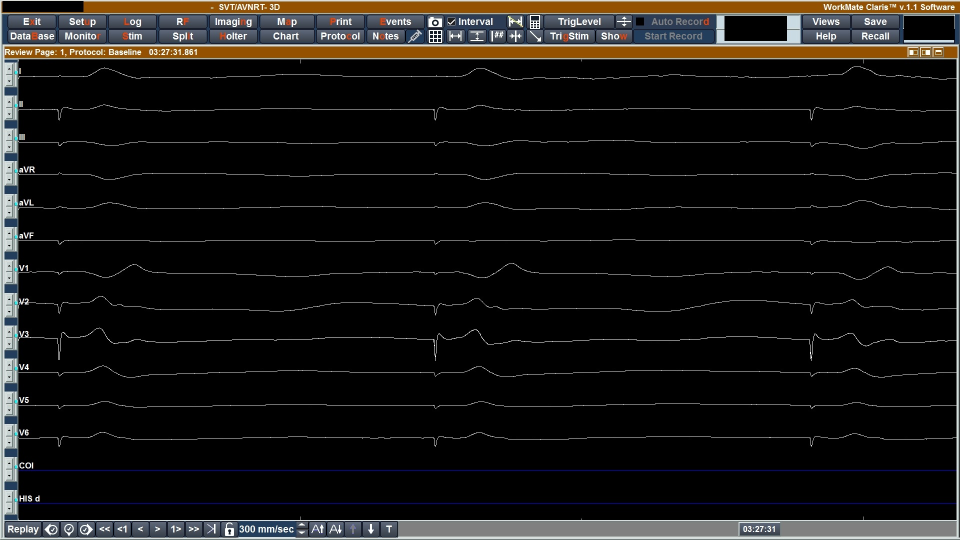
#> input picture input/P5_1.JPG, 1920 x 1080 px (shown at 1/2 size); its folder holds only this picture in this run
$ python -i extract_ecg_clean.py   (imports and definitions only)
#> lines starting #> are read from the running program, lines starting #| are printed output that depends on the picture; after the words box and inside, x2 and y2 are one past the last pixel; in counts of white or black regions, pixels touching at a corner belong together
from pathlib import Path

import cv2
import numpy as np
import pandas as pd


LEADS = ["I", "II", "III", "aVR", "aVL", "aVF", "V1", "V2", "V3", "V4", "V5", "V6"]

DEFAULT_MS_PER_PX = 200.0 / 226.0


# [5 lines left out: function read_image, not called in this run]


def find_plot_box(img):
    gray = cv2.cvtColor(img, cv2.COLOR_BGR2GRAY)
    h, w = gray.shape

    x_a = int(w * 0.04)
    x_b = int(w * 0.96)

    row_dark_ratio = np.mean(gray[:, x_a:x_b] < 15, axis=1)
    rows = np.where(row_dark_ratio > 0.85)[0]
    rows = rows[rows > int(h * 0.08)]

    if len(rows) == 0:
        y0 = 100
        y1 = h - 45
    else:
        y0 = int(rows.min())
        y1 = int(rows.max())

    col_dark_ratio = np.mean(gray[y0:y1, :] < 15, axis=0)
    cols = np.where(col_dark_ratio > 0.70)[0]

    if len(cols) == 0:
        x0 = 30
        x1 = w - 30
    else:
        x0 = int(cols.min())
        x1 = int(cols.max())

    x0 = max(0, x0 + 2)
    x1 = min(w - 1, x1 - 2)

    return x0, x1, y0, y1


def make_signal_mask(img):
    hsv = cv2.cvtColor(img, cv2.COLOR_BGR2HSV)
    gray = cv2.cvtColor(img, cv2.COLOR_BGR2GRAY)

    mask = (hsv[:, :, 2] > 90) & (hsv[:, :, 1] < 90) & (gray > 70)

    return mask.astype(bool)


def remove_vertical_grid(mask, y0, y1):
    result = mask.copy()
    col_counts = result[y0:y1, :].sum(axis=0)

    bad_cols = np.where(col_counts > 120)[0]

    for x in bad_cols:
        result[y0:y1, max(0, x - 1):x + 2] = False

    return result


def remove_small_components(mask, min_area=4):
    cleaned = mask.copy().astype(np.uint8)

    num_labels, labels, stats, _ = cv2.connectedComponentsWithStats(cleaned, connectivity=8)

    for i in range(1, num_labels):
        area = stats[i, cv2.CC_STAT_AREA]

        if area < min_area:
            cleaned[labels == i] = 0

    return cleaned.astype(bool)


def remove_text_components(mask, x0, x1, y0, y1):
    cleaned = mask.copy()

    label_x1 = min(x1, x0 + 85)
    roi = cleaned[y0:y1, x0:label_x1].astype(np.uint8)

    num_labels, labels, stats, _ = cv2.connectedComponentsWithStats(roi, connectivity=8)

    for i in range(1, num_labels):
        x, y, w, h, area = stats[i]

        aspect = w / max(h, 1)

        is_long_ecg_line = aspect > 4.0 and h <= 6 and w >= 14

        is_text_like = (
            area <= 500
            and w <= 55
            and h <= 40
            and not is_long_ecg_line
        )

        if is_text_like:
            roi[labels == i] = 0

    cleaned[y0:y1, x0:label_x1] = roi.astype(bool)

    return cleaned


def close_small_horizontal_gaps(mask, x0, x1, y0, y1):
    cleaned = mask.copy().astype(np.uint8)

    roi = cleaned[y0:y1, x0:x1]

    kernel = cv2.getStructuringElement(cv2.MORPH_RECT, (7, 1))
    roi = cv2.morphologyEx(roi, cv2.MORPH_CLOSE, kernel)

    cleaned[y0:y1, x0:x1] = roi

    return cleaned.astype(bool)


def smooth_1d(values, sigma=3.0):
    radius = max(1, int(4 * sigma))
    xs = np.arange(-radius, radius + 1)

    kernel = np.exp(-(xs ** 2) / (2 * sigma ** 2))
    kernel /= kernel.sum()

    return np.convolve(values, kernel, mode="same")


def find_baselines(mask, x0, x1, y0, y1, n_leads=12):
    crop = mask[y0:y1, x0:x1]

    profile = crop.sum(axis=1).astype(float)
    profile = smooth_1d(profile, sigma=3.0)

    candidates = []

    for i in range(2, len(profile) - 2):
        if profile[i] >= profile[i - 1] and profile[i] > profile[i + 1]:
            candidates.append((i + y0, profile[i]))

    if not candidates:
        step = (y1 - y0) / 14.0
        return [int(y0 + step * (i + 1)) for i in range(n_leads)]

    threshold = max(np.percentile(profile, 85), profile.max() * 0.15)
    candidates = [(y, score) for y, score in candidates if score >= threshold]
    candidates = sorted(candidates, key=lambda p: p[1], reverse=True)

    chosen = []
    min_dist = max(30, int((y1 - y0) / 22))

    for y, score in candidates:
        if all(abs(y - yy) >= min_dist for yy in chosen):
            chosen.append(int(y))

        if len(chosen) >= n_leads:
            break

    chosen = sorted(chosen)

    if len(chosen) < n_leads:
        if len(chosen) >= 2:
            spacing = int(round(np.median(np.diff(chosen))))

            while len(chosen) < n_leads:
                chosen.append(chosen[-1] + spacing)
        else:
            step = (y1 - y0) / 14.0
            chosen = [int(y0 + step * (i + 1)) for i in range(n_leads)]

    return chosen[:n_leads]


def interpolate_nans(arr):
    arr = np.asarray(arr, dtype=float)
    idx = np.arange(len(arr))

    valid = np.isfinite(arr)

    if valid.sum() == 0:
        return np.zeros_like(arr)

    if valid.sum() == 1:
        return np.full_like(arr, arr[valid][0])

    return np.interp(idx, idx[valid], arr[valid])


def weighted_center_from_pixels(gray, x, ys):
    if len(ys) == 0:
        return np.nan

    ys = np.asarray(ys, dtype=int)

    weights = gray[ys, x].astype(float)
    weights = np.maximum(weights - 35.0, 0.0)

    if weights.sum() <= 0:
        return float(np.mean(ys))

    return float(np.sum(ys * weights) / np.sum(weights))


def vertical_segments(ys):
    if len(ys) == 0:
        return []

    ys = np.asarray(ys, dtype=int)
    ys.sort()

    segments = []

    start = int(ys[0])
    prev = int(ys[0])

    for y in ys[1:]:
        y = int(y)

        if y <= prev + 1:
            prev = y
        else:
            segments.append((start, prev))
            start = y
            prev = y

    segments.append((start, prev))

    return segments


def choose_segment_by_previous(segments, prev_y):
    if not segments:
        return None

    best = None
    best_distance = None

    for top, bottom in segments:
        if top <= prev_y <= bottom:
            distance = 0.0
        else:
            distance = min(abs(top - prev_y), abs(bottom - prev_y))

        if best_distance is None or distance < best_distance:
            best_distance = distance
            best = (top, bottom)

    return best


def pick_y_near_previous(gray, mask, x, y_top, y_bottom, prev_y, prev_prev_y, baseline, gap_len):
    ys = np.where(mask[y_top:y_bottom, x])[0] + y_top

    if len(ys) == 0:
        return np.nan

    segments = vertical_segments(ys)

    if prev_y is None:
        best_segment = None
        best_score = None

        for top, bottom in segments:
            center = (top + bottom) / 2.0
            score = abs(center - baseline)

            if best_score is None or score < best_score:
                best_score = score
                best_segment = (top, bottom)

        if best_segment is None:
            return np.nan

        top, bottom = best_segment
        return weighted_center_from_pixels(gray, x, np.arange(top, bottom + 1))

    segment = choose_segment_by_previous(segments, prev_y)

    if segment is None:
        return np.nan

    top, bottom = segment
    height = bottom - top + 1

    if prev_prev_y is None or not np.isfinite(prev_prev_y):
        trend = 0.0
    else:
        trend = prev_y - prev_prev_y

    if height >= 3:
        if trend > 0.25:
            return float(bottom)

        if trend < -0.25:
            return float(top)

        top_distance = abs(top - prev_y)
        bottom_distance = abs(bottom - prev_y)

        if bottom - prev_y >= 6.0 and top_distance <= 3.0:
            return float(bottom)

        if prev_y - top >= 6.0 and bottom_distance <= 3.0:
            return float(top)

        if prev_y > baseline + 1.0:
            return float(bottom)

        if prev_y < baseline - 1.0:
            return float(top)

    return weighted_center_from_pixels(gray, x, np.arange(top, bottom + 1))


def find_start_y(gray, mask, x0, x1, y0, y1, baseline):
    start_x0 = min(x1 - 1, x0 + 100)
    start_x1 = min(x1, x0 + 260)

    best = None

    for x in range(start_x0, start_x1):
        ys = np.where(mask[y0:y1, x])[0] + y0

        if len(ys) == 0:
            continue

        close = ys[np.abs(ys - baseline) <= 8]

        if len(close) == 0:
            close = ys[np.abs(ys - baseline) <= 15]

        if len(close) == 0:
            continue

        y = weighted_center_from_pixels(gray, x, close)
        score = abs(y - baseline)

        if best is None or score < best[0]:
            best = (score, x, y)

    if best is not None:
        return int(best[1]), float(best[2])

    return start_x0, float(baseline)


def trace_line(gray, mask, x0, x1, y0, y1, baseline, start_x, start_y, direction):
    values = {}

    prev_prev_y = None
    prev_y = start_y
    gap_len = 0

    if direction > 0:
        x_range = range(start_x, x1)
    else:
        x_range = range(start_x, x0 - 1, -1)

    for x in x_range:
        y = pick_y_near_previous(
            gray=gray,
            mask=mask,
            x=x,
            y_top=y0,
            y_bottom=y1,
            prev_y=prev_y,
            prev_prev_y=prev_prev_y,
            baseline=baseline,
            gap_len=gap_len,
        )

        if np.isfinite(y):
            values[x] = y
            prev_prev_y = prev_y
            prev_y = y
            gap_len = 0
        else:
            values[x] = np.nan
            gap_len += 1

            if gap_len > 20:
                prev_prev_y = prev_y
                prev_y = 0.9 * prev_y + 0.1 * baseline

    return values


def extract_lead(gray, mask, baseline, x0, x1, y0, y1):
    y_values = np.full(x1 - x0, np.nan, dtype=float)

    start_x, start_y = find_start_y(
        gray=gray,
        mask=mask,
        x0=x0,
        x1=x1,
        y0=y0,
        y1=y1,
        baseline=baseline,
    )

    right_values = trace_line(
        gray=gray,
        mask=mask,
        x0=x0,
        x1=x1,
        y0=y0,
        y1=y1,
        baseline=baseline,
        start_x=start_x,
        start_y=start_y,
        direction=1,
    )

    left_values = trace_line(
        gray=gray,
        mask=mask,
        x0=x0,
        x1=x1,
        y0=y0,
        y1=y1,
        baseline=baseline,
        start_x=start_x,
        start_y=start_y,
        direction=-1,
    )

    for x, y in left_values.items():
        y_values[x - x0] = y

    for x, y in right_values.items():
        y_values[x - x0] = y

    y_values = interpolate_nans(y_values)

    amplitude = baseline - y_values

    return amplitude


def extract_image(img, ms_per_px=DEFAULT_MS_PER_PX, return_raw=False):
    x0, x1, y0, y1 = find_plot_box(img)

    gray = cv2.cvtColor(img, cv2.COLOR_BGR2GRAY)

    mask = make_signal_mask(img)
    mask = remove_vertical_grid(mask, y0, y1)
    mask = remove_text_components(mask, x0, x1, y0, y1)
    mask = remove_small_components(mask, min_area=4)
    mask = close_small_horizontal_gaps(mask, x0, x1, y0, y1)

    baseline_x0 = min(x1 - 100, x0 + 80)
    baselines = find_baselines(mask, baseline_x0, x1, y0, y1, n_leads=len(LEADS))

    leads_data = {}

    for i, lead in enumerate(LEADS):
        base = baselines[i]

        signal = extract_lead(
            gray=gray,
            mask=mask,
            baseline=base,
            x0=x0,
            x1=x1,
            y0=y0,
            y1=y1,
        )

        leads_data[lead] = signal

    raw_time = np.arange(x1 - x0, dtype=float) * ms_per_px
    out_time = np.arange(0.0, np.floor(raw_time[-1]) + 1.0, 1.0)

    result = {"time_ms": out_time}

    for lead in LEADS:
        result[lead] = np.interp(out_time, raw_time, leads_data[lead])

    df = pd.DataFrame(result)

    df["time_ms"] = df["time_ms"].round(0).astype(float)

    for lead in LEADS:
        df[lead] = df[lead].round(0).astype(int)

    if return_raw:
        return df, mask, baselines, (x0, x1, y0, y1), leads_data

    return df, mask, baselines, (x0, x1, y0, y1)


# [147 lines left out: functions detect_r_peaks, estimate_bpm, save_debug, iter_image_paths, process_folder, not called in this run]

>>> import cv2
>>> picture = cv2.imread('input/P5_1.JPG')
#> picture is the input picture: shape (1080, 1920, 3); mean B, G, R 19.8, 21.6, 23.2
>>> result = extract_image(picture)
#> in find_plot_box, `row_dark_ratio = np.mean(gray[:, x_a:x_b] < 15, axis=1)`: row_dark_ratio = 1080 values, max 1 at index 127, min 0 at index 0, mean 0.849
#> in find_plot_box, `rows = np.where(row_dark_ratio > 0.85)[0]`: rows = 904 values from 58 to 1039
#> in find_plot_box, `rows = rows[rows > int(h * 0.08)]`: rows = 903 values from 119 to 1039
#> in find_plot_box, `y0 = int(rows.min())`: y0 = 119
#> in find_plot_box, `y1 = int(rows.max())`: y1 = 1039
#> in find_plot_box, `col_dark_ratio = np.mean(gray[y0:y1, :] < 15, axis=0)`: col_dark_ratio = 1920 values, max 1 at index 1919, min 0 at index 0, mean 0.961
#> in find_plot_box, `cols = np.where(col_dark_ratio > 0.70)[0]`: cols = 1877 values from 37 to 1919
#> in find_plot_box, `x0 = int(cols.min())`: x0 = 37
#> in find_plot_box, `x1 = int(cols.max())`: x1 = 1919
#> in find_plot_box, `x0 = max(0, x0 + 2)`: x0 = 39
#> in find_plot_box, `x1 = min(w - 1, x1 - 2)`: x1 = 1917
#> in extract_image, `x0, x1, y0, y1 = find_plot_box(img)`: x0 = 39; x1 = 1917; y0 = 119; y1 = 1039
#> in make_signal_mask, `mask = (hsv[:, :, 2] > 90) & (hsv[:, :, 1] < 90) & (gray > 70)`:
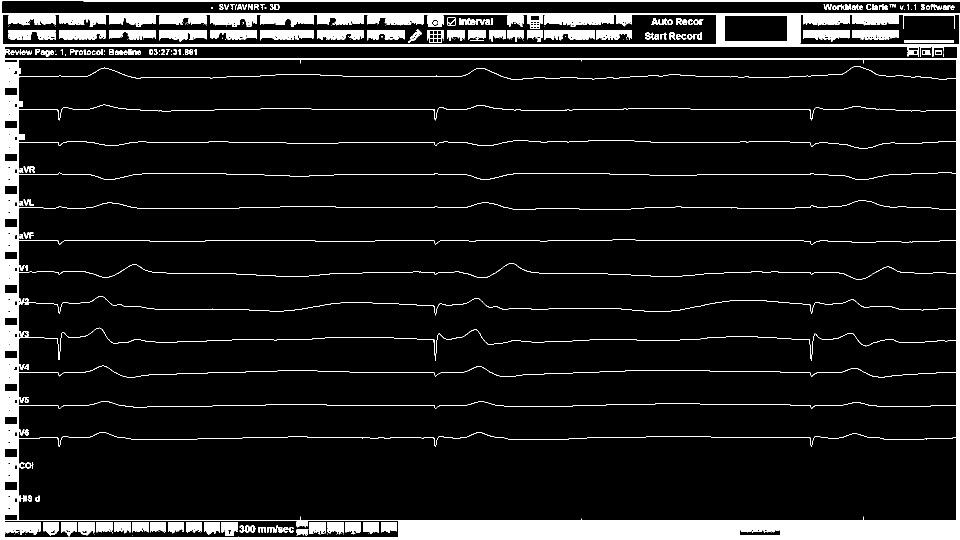
#> mask: shape (1080, 1920) bool (shown at 1/2 size); 9.7% white; 309 white regions (117 under 20 px), largest, box (x1, y1, x2, y2) and area: (0, 0, 1920, 1080) 139199, (1089, 31, 1228, 54) 2339, (521, 60, 628, 81) 1783
#> in remove_vertical_grid, `col_counts = result[y0:y1, :].sum(axis=0)`: col_counts = 1920 values, max 920 at index 0, min 0 at index 1919, mean 30.72
#> in remove_vertical_grid, `bad_cols = np.where(col_counts > 120)[0]`: bad_cols = 44 values from 0 to 1918
#> the loop in remove_vertical_grid, `for x in bad_cols:` made 44 passes
#> x on passes 38 to 44: 40, 1913, 1914, 1915, 1916, 1917, 1918
#> after the loop in remove_vertical_grid, `for x in bad_cols:`:
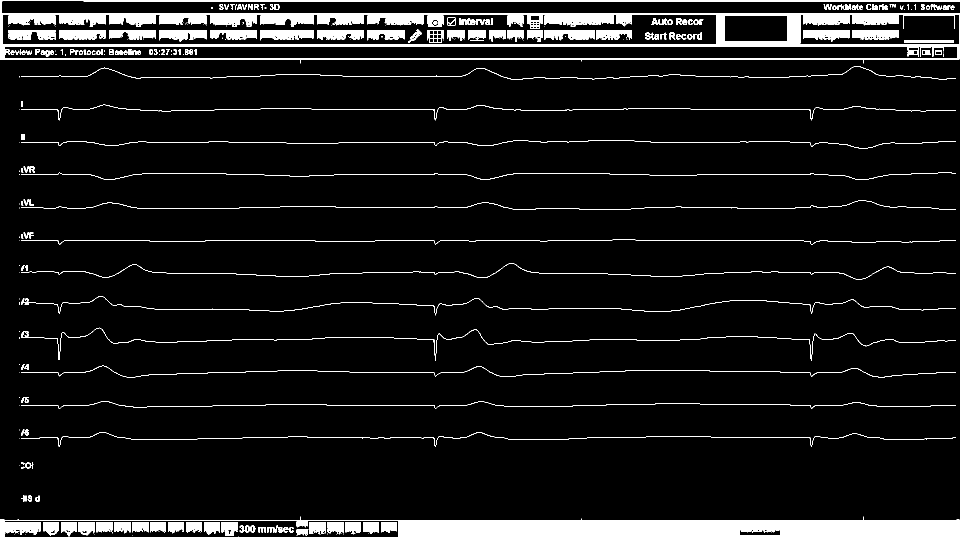
#> result: shape (1080, 1920) bool (shown at 1/2 size); 8.1% white; 342 white regions (141 under 20 px), largest, box (x1, y1, x2, y2) and area: (0, 1033, 1920, 1080) 50246, (0, 0, 1920, 127) 31585, (42, 655, 1912, 722) 2363
#> in remove_text_components, `label_x1 = min(x1, x0 + 85)`: label_x1 = 124
#> in remove_text_components, `num_labels, labels, stats, _ = cv2.connectedComponentsWithStats(roi, c..`:
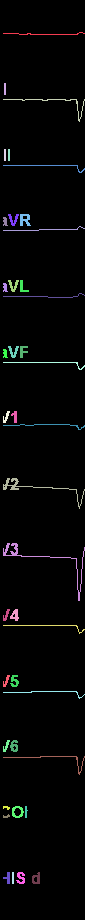
#> labels: shape (920, 85) int32; 41 distinct labels, from 0 to 40; one colour per label, 0 black
#> in remove_text_components, `num_labels, labels, stats, _ = cv2.connectedComponentsWithStats(roi, c..`: num_labels = 41; stats = 41 rows, first 6: [0, 0, 85, 920, 75514], [3, 32, 82, 3, 85], [4, 83, 2, 12, 24], [3, 99, 82, 23, 126], [4, 149, 2, 12, 24], [8, 149, 2, 12, 24]
#> the loop in remove_text_components, `for i in range(1, num_labels):` made 40 passes
#> (x, y, w, h, area, aspect, is_long_ecg_line, is_text_like) on passes 1 to 8: (3, 32, 82, 3, 85, 27.33, True, False), (4, 83, 2, 12, 24, 0.167, False, True), (3, 99, 82, 23, 126, 3.57, False, False), (4, 149, 2, 12, 24, 0.167, False, True), (8, 149, 2, 12, 24, 0.167, False, True), (3, 165, 82, 8, 92, 10.25, False, False), (8, 214, 11, 12, 62, 0.917, False, True), (20, 214, 11, 12, 87, 0.917, False, True)
#> after the loop in remove_text_components, `for i in range(1, num_labels):`:
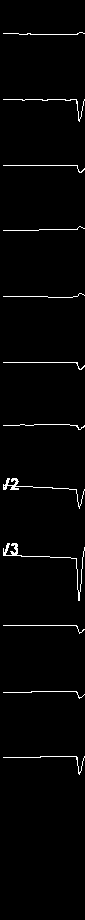
#> roi: shape (920, 85); values 0 (black) and 1 (white), 1.8% white in thin lines or dots, all inside (x1, y1, x2, y2) = (3, 32, 85, 775)
#> in remove_small_components, `num_labels, labels, stats, _ = cv2.connectedComponentsWithStats(cleane..`:
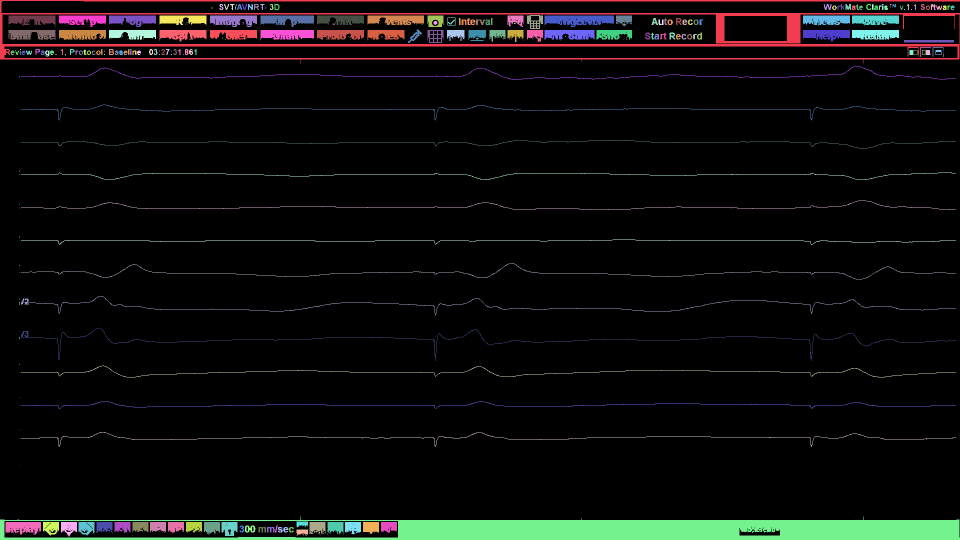
#> labels: shape (1080, 1920) int32 (shown at 1/2 size); 315 distinct labels, from 0 to 314; one colour per label, 0 black
#> in remove_small_components, `num_labels, labels, stats, _ = cv2.connectedComponentsWithStats(cleane..`: num_labels = 315; stats = 315 rows, first 6: [0, 2, 1920, 1073, 1907685], [0, 0, 1920, 127, 31585], [439, 8, 8, 12, 62], [448, 8, 10, 12, 53], [460, 8, 9, 12, 43], [470, 8, 3, 12, 16]
#> the loop in remove_small_components, `for i in range(1, num_labels):` made 314 passes
#> area on passes 1 to 3: 31585, 62, 53
#> in close_small_horizontal_gaps, `cleaned[y0:y1, x0:x1] = roi`:
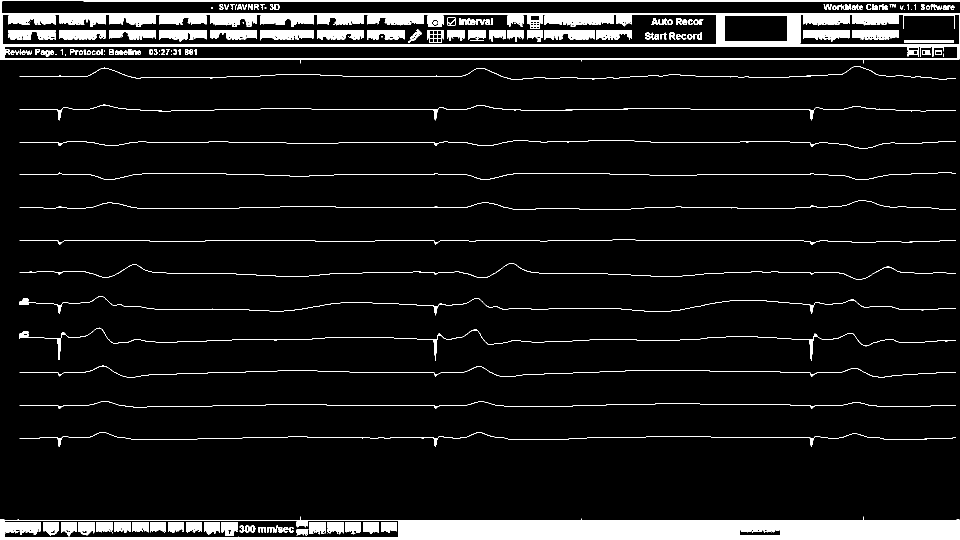
#> cleaned: shape (1080, 1920) (shown at 1/2 size); values 0 (black) and 1 (white), 8.1% white; 198 white regions (23 under 20 px), largest, box (x1, y1, x2, y2) and area: (0, 1033, 1920, 1080) 50246, (0, 0, 1920, 127) 31585, (38, 655, 1912, 722) 2849
#> in extract_image, `baseline_x0 = min(x1 - 100, x0 + 80)`: baseline_x0 = 119
#> in find_baselines, `crop = mask[y0:y1, x0:x1]`:
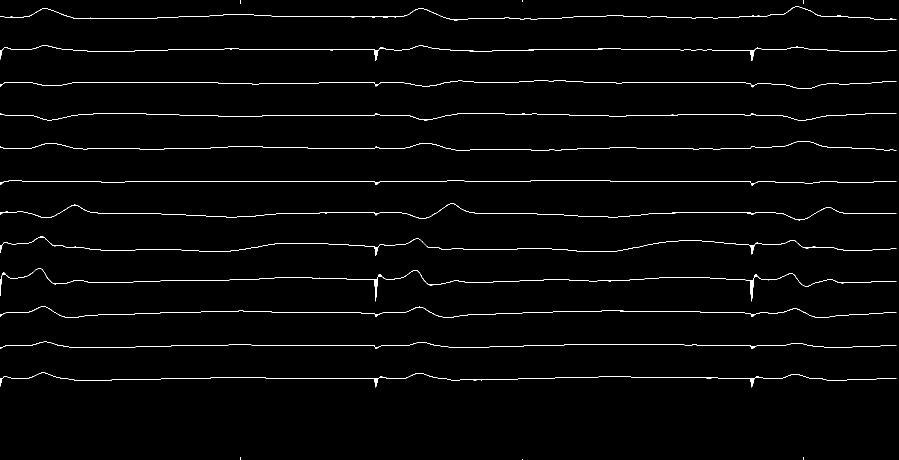
#> crop: shape (920, 1798) bool (shown at 1/2 size); 1.5% white in thin lines or dots
#> in find_baselines, `profile = crop.sum(axis=1).astype(float)`: profile = 920 values, max 1043 at index 362, min 0 at index 8, mean 26.22
#> in find_baselines, `profile = smooth_1d(profile, sigma=3.0)`: profile = 920 values, max 229.3 at index 362, min 0 at index 53, mean 26.21
#> after the loop in find_baselines, `for i in range(2, len(profile) - 2):`: candidates = [(122, 2.08), (153, 178.9), (218, 218.7), (284, 200), (349, 193.3), (415, 190.1), (481, 229.3), (546, 165.1), (608, 77.69), (617, 119.1), (679, 153.6), (744, 166.6), (810, 200.5), (875, 202.2), (1036, 1.59)]
#> in find_baselines, `threshold = max(np.percentile(profile, 85), profile.max() * 0.15)`: threshold = 70.9
#> in find_baselines, `candidates = [(y, score) for y, score in candidates if score >= thresh..`: candidates = [(153, 178.9), (218, 218.7), (284, 200), (349, 193.3), (415, 190.1), (481, 229.3), (546, 165.1), (608, 77.69), (617, 119.1), (679, 153.6), (744, 166.6), (810, 200.5), (875, 202.2)]
#> in find_baselines, `candidates = sorted(candidates, key=lambda p: p[1], reverse=True)`: candidates = [(481, 229.3), (218, 218.7), (875, 202.2), (810, 200.5), (284, 200), (349, 193.3), (415, 190.1), (153, 178.9), (744, 166.6), (546, 165.1), (679, 153.6), (617, 119.1), (608, 77.69)]
#> in find_baselines, `min_dist = max(30, int((y1 - y0) / 22))`: min_dist = 41
#> the loop in find_baselines, `for y, score in candidates:` made 12 passes
#> after the loop in find_baselines, `for y, score in candidates:`: chosen = [481, 218, 875, 810, 284, 349, 415, 153, 744, 546, 679, 617]
#> in find_baselines, `chosen = sorted(chosen)`: chosen = [153, 218, 284, 349, 415, 481, 546, 617, 679, 744, 810, 875]
#> in extract_image, `baselines = find_baselines(mask, baseline_x0, x1, y0, y1, n_leads=len(..`: baselines has the same summary as chosen in find_baselines
#> the loop in extract_image, `for i, lead in enumerate(LEADS):` made 12 passes
#> base on pass 1: 153
